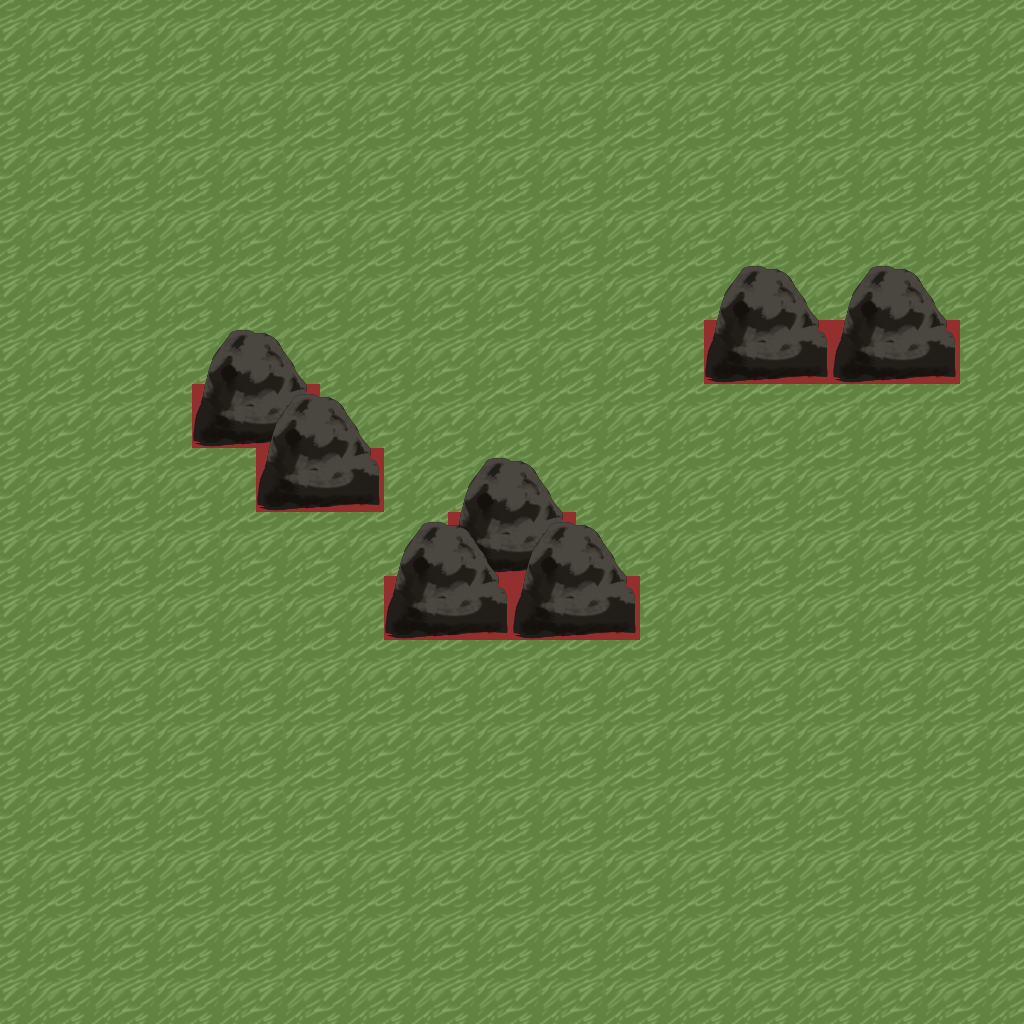

Rendered tile map (Tiled .tmx) drawn with the repository's tilesets; below, a short description and the full map source, tile grids included:
An orthogonal 16x16 tile map with 64x64 px tiles, 3 tile layers (grass, CollideLayer, stuff), 3 tilesets.

<map version="1.0" orientation="orthogonal" width="16" height="16" tilewidth="64" tileheight="64">
 <tileset firstgid="1" name="grass" tilewidth="64" tileheight="64">
  <image source="grass.png" width="64" height="64" />
 </tileset>
 <tileset firstgid="2" name="rock" tilewidth="64" tileheight="128">
  <image source="rock.png" width="128" height="128" />
 </tileset>
 <tileset firstgid="4" name="collider" tilewidth="64" tileheight="64">
  <image source="collider.png" width="64" height="64" />
 </tileset>
 <layer name="grass" width="16" height="16">
  <data encoding="csv">
1,1,1,1,1,1,1,1,1,1,1,1,1,1,1,1,
1,1,1,1,1,1,1,1,1,1,1,1,1,1,1,1,
1,1,1,1,1,1,1,1,1,1,1,1,1,1,1,1,
1,1,1,1,1,1,1,1,1,1,1,1,1,1,1,1,
1,1,1,1,1,1,1,1,1,1,1,1,1,1,1,1,
1,1,1,1,1,1,1,1,1,1,1,1,1,1,1,1,
1,1,1,1,1,1,1,1,1,1,1,1,1,1,1,1,
1,1,1,1,1,1,1,1,1,1,1,1,1,1,1,1,
1,1,1,1,1,1,1,1,1,1,1,1,1,1,1,1,
1,1,1,1,1,1,1,1,1,1,1,1,1,1,1,1,
1,1,1,1,1,1,1,1,1,1,1,1,1,1,1,1,
1,1,1,1,1,1,1,1,1,1,1,1,1,1,1,1,
1,1,1,1,1,1,1,1,1,1,1,1,1,1,1,1,
1,1,1,1,1,1,1,1,1,1,1,1,1,1,1,1,
1,1,1,1,1,1,1,1,1,1,1,1,1,1,1,1,
1,1,1,1,1,1,1,1,1,1,1,1,1,1,1,1
</data>
 </layer>
 <layer name="CollideLayer" width="16" height="16">
  <data encoding="csv">
0,0,0,0,0,0,0,0,0,0,0,0,0,0,0,0,
0,0,0,0,0,0,0,0,0,0,0,0,0,0,0,0,
0,0,0,0,0,0,0,0,0,0,0,0,0,0,0,0,
0,0,0,0,0,0,0,0,0,0,0,0,0,0,0,0,
0,0,0,0,0,0,0,0,0,0,0,0,0,0,0,0,
0,0,0,0,0,0,0,0,0,0,0,4,4,4,4,0,
0,0,0,4,4,0,0,0,0,0,0,0,0,0,0,0,
0,0,0,0,4,4,0,0,0,0,0,0,0,0,0,0,
0,0,0,0,0,0,0,4,4,0,0,0,0,0,0,0,
0,0,0,0,0,0,4,4,4,4,0,0,0,0,0,0,
0,0,0,0,0,0,0,0,0,0,0,0,0,0,0,0,
0,0,0,0,0,0,0,0,0,0,0,0,0,0,0,0,
0,0,0,0,0,0,0,0,0,0,0,0,0,0,0,0,
0,0,0,0,0,0,0,0,0,0,0,0,0,0,0,0,
0,0,0,0,0,0,0,0,0,0,0,0,0,0,0,0,
0,0,0,0,0,0,0,0,0,0,0,0,0,0,0,0
</data>
 </layer>
 <layer name="stuff" width="16" height="16">
  <data encoding="csv">
0,0,0,0,0,0,0,0,0,0,0,0,0,0,0,0,
0,0,0,0,0,0,0,0,0,0,0,0,0,0,0,0,
0,0,0,0,0,0,0,0,0,0,0,0,0,0,0,0,
0,0,0,0,0,0,0,0,0,0,0,0,0,0,0,0,
0,0,0,0,0,0,0,0,0,0,0,0,0,0,0,0,
0,0,0,0,0,0,0,0,0,0,0,2,3,2,3,0,
0,0,0,2,3,0,0,0,0,0,0,0,0,0,0,0,
0,0,0,0,2,3,0,0,0,0,0,0,0,0,0,0,
0,0,0,0,0,0,0,2,3,0,0,0,0,0,0,0,
0,0,0,0,0,0,2,3,2,3,0,0,0,0,0,0,
0,0,0,0,0,0,0,0,0,0,0,0,0,0,0,0,
0,0,0,0,0,0,0,0,0,0,0,0,0,0,0,0,
0,0,0,0,0,0,0,0,0,0,0,0,0,0,0,0,
0,0,0,0,0,0,0,0,0,0,0,0,0,0,0,0,
0,0,0,0,0,0,0,0,0,0,0,0,0,0,0,0,
0,0,0,0,0,0,0,0,0,0,0,0,0,0,0,0
</data>
 </layer>
</map>
